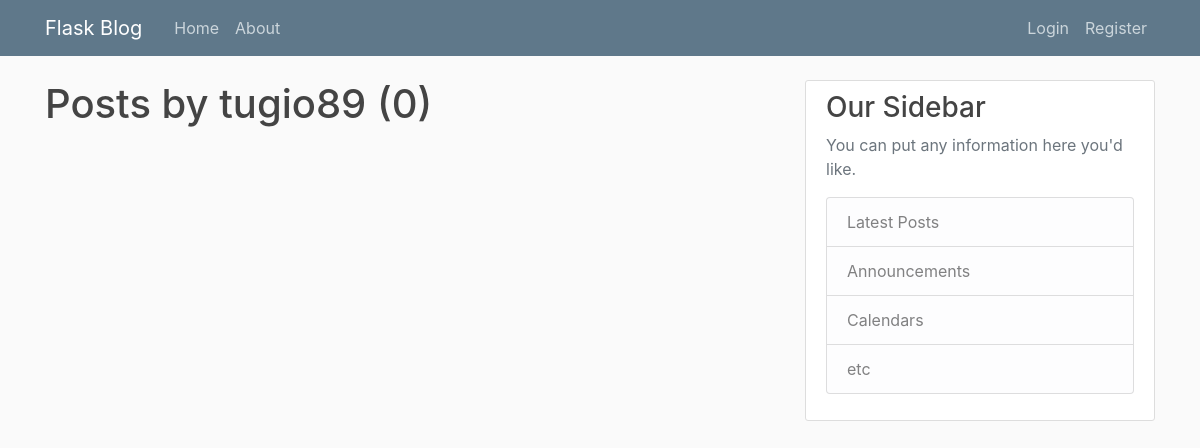
The app's page /user/tugio89, older data.
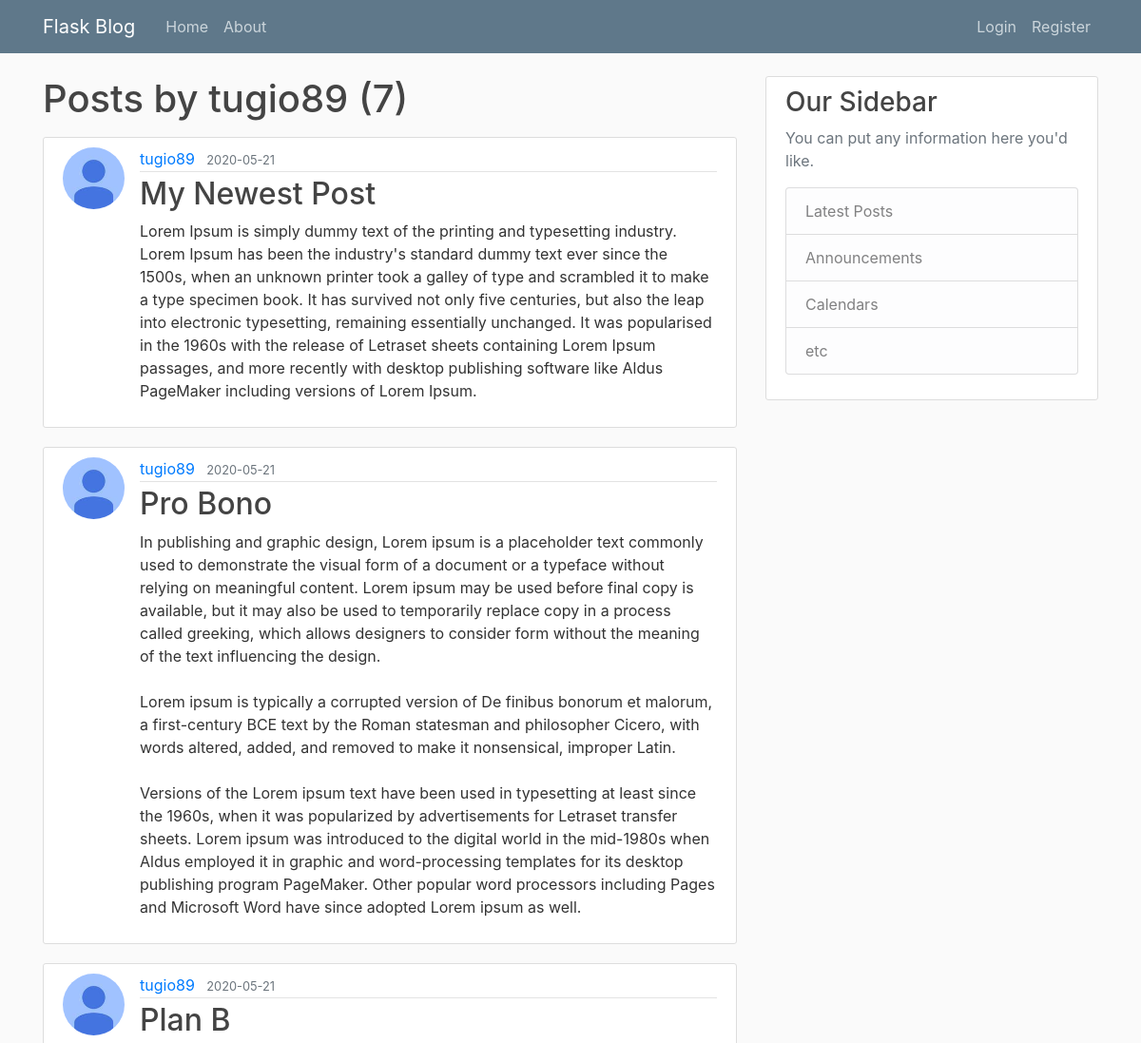
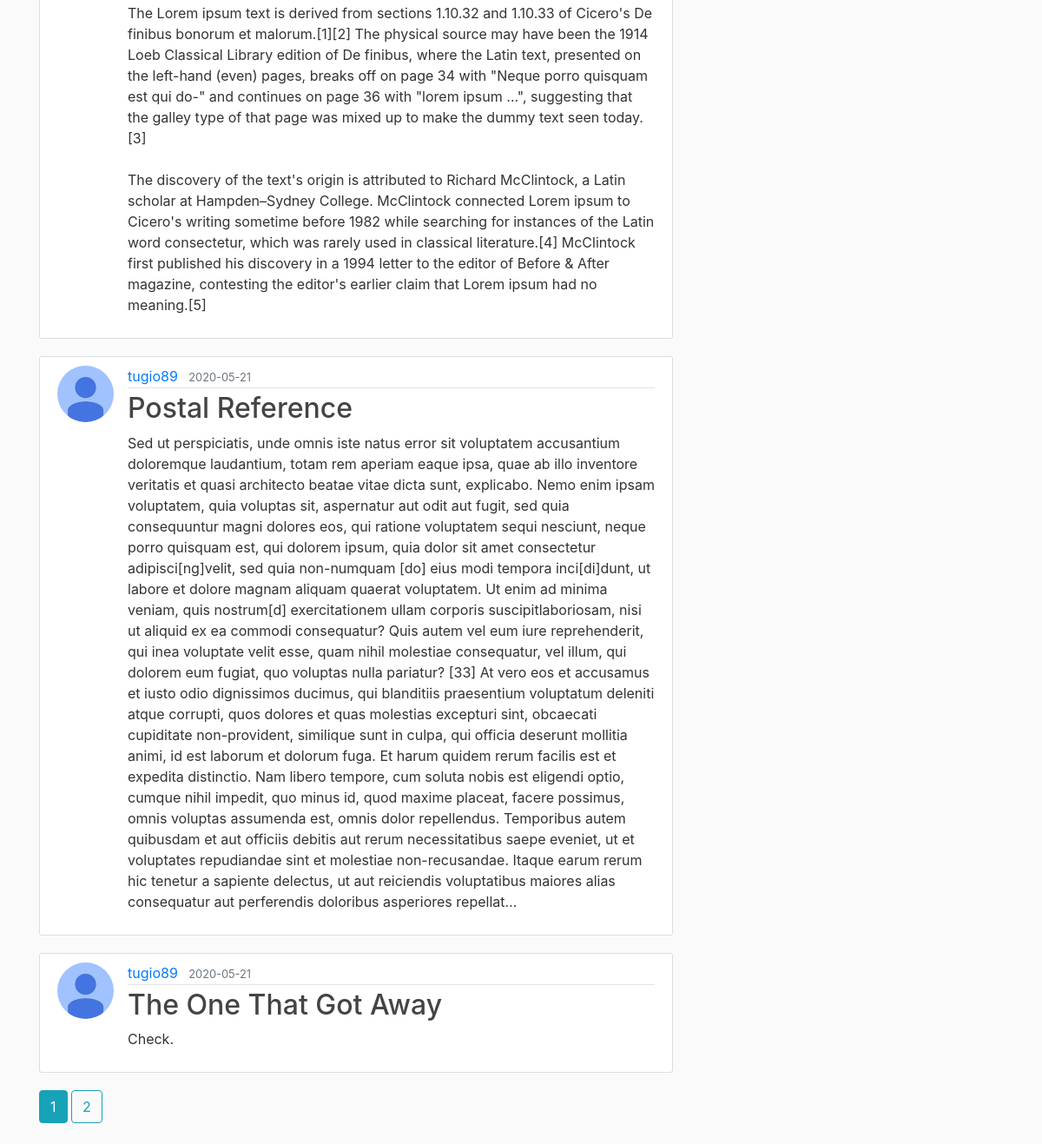
The same page, newer data (2 pictures, top to bottom).
### flaskblog/models.py (models this page shows, shortened)
class Post(db.Model):
    id = db.Column(db.Integer, primary_key=True)
    title = db.Column(db.String(100), nullable=False)
    date_posted = db.Column(db.DateTime, nullable=False, default=datetime.utcnow)
    content = db.Column(db.Text, nullable=False)
    user_id = db.Column(db.Integer, db.ForeignKey('user.id'), nullable=False)

class User(db.Model, UserMixin):
    id = db.Column(db.Integer, primary_key=True)
    username = db.Column(db.String(20), unique=True, nullable=False)
    email = db.Column(db.String(120), unique=True, nullable=False)
    image_file = db.Column(db.String(20), nullable=False, default='default.jpg')
    password = db.Column(db.String(60), nullable=False)
    posts = db.relationship('Post', backref='author', lazy=True)

### flaskblog/users/routes.py (the view)
@users.route("/user/<string:username>")
def user_posts(username):
    page = request.args.get('page', 1, type=int)
    user = User.query.filter_by(username=username).first_or_404()
    posts = Post.query.filter_by(author=user)\
        .order_by(Post.date_posted.desc())\
        .paginate(page=page, per_page=5)
    return render_template('user_posts.html', posts=posts, user=user)

### flaskblog/templates/user_posts.html
{% extends "layout.html" %}
{% block content %}
    <h1 class="mb-3">Posts by {{ user.username }} ({{ posts.total }})</h1>
    {% for post in posts.items %}
        <article class="media content-section">
          <img class="rounded-circle article-img" src="{{ url_for('static', filename='profile_pics/' + post.author.image_file) }}">
          <div class="media-body">
            <div class="article-metadata">
              <a class="mr-2" href="{{ url_for('users.user_posts', username=post.author.username) }}">{{ post.author.username }}</a>
              <small class="text-muted">{{ post.date_posted.strftime('%Y-%m-%d') }}</small>
            </div>
            <h2><a class="article-title" href="{{ url_for('posts.post', post_id=post.id) }}">{{ post.title }}</a></h2>
            <p class="article-content">{{ post.content }}</p>
          </div>
        </article>
    {% endfor %}
    {% for page_num in posts.iter_pages(left_edge=1, right_edge=1, left_current=1, right_current=2) %}
      {% if page_num %}
        {% if posts.page == page_num %}
          <a class="btn btn-info mb-4" href="{{ url_for('users.user_posts', username=user.username, page=page_num) }}">{{ page_num }}</a>
        {% else %}
          <a class="btn btn-outline-info mb-4" href="{{ url_for('users.user_posts', username=user.username, page=page_num) }}">{{ page_num }}</a>
        {% endif %}
      {% else %}
        ...
      {% endif %}
    {% endfor %}
{% endblock content %}

Row changes from the older to the newer data that the page shows:
added Post: image_file (picture), author.username "tugio89", date_posted "2020-05-21", title "My Newest Post", content "Lorem Ipsum is simply dummy text of the printing and typesetting industry. Lorem Ipsum has been the industry's standard dummy text ever since the 1500s, when an unknown printer took a galley of type and scrambled it to make a type specimen book. It has survived not only five centuries, but also the leap into electronic typesetting, remaining essentially unchanged. It was popularised in the 1960s with the release of Letraset sheets containing Lorem Ipsum passages, and more recently with desktop publishing software like Aldus PageMaker including versions of Lorem Ipsum."
added Post: image_file (picture), author.username "tugio89", date_posted "2020-05-21", title "Pro Bono", content "In publishing and graphic design, Lorem ipsum is a placeholder text commonly used to demonstrate the visual form of a document or a typeface without relying on meaningful content. Lorem ipsum may be used before final copy is available, but it may also be used to temporarily replace copy in a process called greeking, which allows designers to consider form without the meaning of the text influencing the design. Lorem ipsum is typically a corrupted version of De finibus bonorum et malorum, a first-century BCE text by the Roman statesman and philosopher Cicero, with words altered, added, and removed to make it nonsensical, improper Latin. Versions of the Lorem ipsum text have been used in…"
added Post: image_file (picture), author.username "tugio89", date_posted "2020-05-21", title "Plan B", content "The Lorem ipsum text is derived from sections 1.10.32 and 1.10.33 of Cicero's De finibus bonorum et malorum.[1][2] The physical source may have been the 1914 Loeb Classical Library edition of De finibus, where the Latin text, presented on the left-hand (even) pages, breaks off on page 34 with \"Neque porro quisquam est qui do-\" and continues on page 36 with \"lorem ipsum ...\", suggesting that the galley type of that page was mixed up to make the dummy text seen today.[3] The discovery of the text's origin is attributed to Richard McClintock, a Latin scholar at Hampden–Sydney College. McClintock connected Lorem ipsum to Cicero's writing sometime before 1982 while searching for instances of the…"
added Post: image_file (picture), author.username "tugio89", date_posted "2020-05-21", title "Postal Reference", content "Sed ut perspiciatis, unde omnis iste natus error sit voluptatem accusantium doloremque laudantium, totam rem aperiam eaque ipsa, quae ab illo inventore veritatis et quasi architecto beatae vitae dicta sunt, explicabo. Nemo enim ipsam voluptatem, quia voluptas sit, aspernatur aut odit aut fugit, sed quia consequuntur magni dolores eos, qui ratione voluptatem sequi nesciunt, neque porro quisquam est, qui dolorem ipsum, quia dolor sit amet consectetur adipisci[ng]velit, sed quia non-numquam [do] eius modi tempora inci[di]dunt, ut labore et dolore magnam aliquam quaerat voluptatem. Ut enim ad minima veniam, quis nostrum[d] exercitationem ullam corporis suscipitlaboriosam, nisi ut aliquid ex ea…"
added Post: image_file (picture), author.username "tugio89", date_posted "2020-05-21", title "The One That Got Away", content "Check."
Text that changed along with them:
{{ posts.total }}: "0" → "7"
new list line: "1"
new list line: "2"
